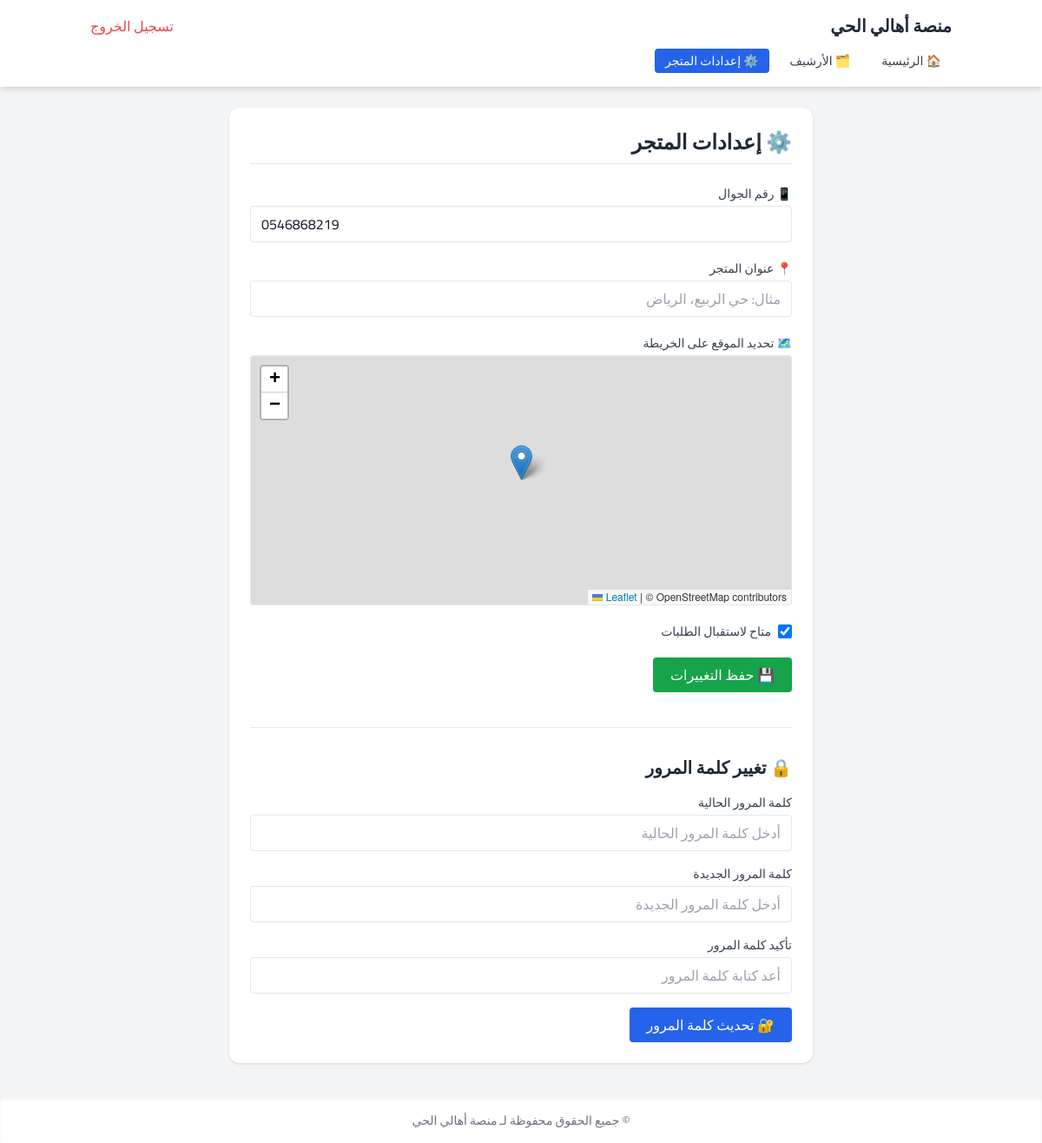
/stores/settings/ (signed in), run on an earlier commit of the app's database.
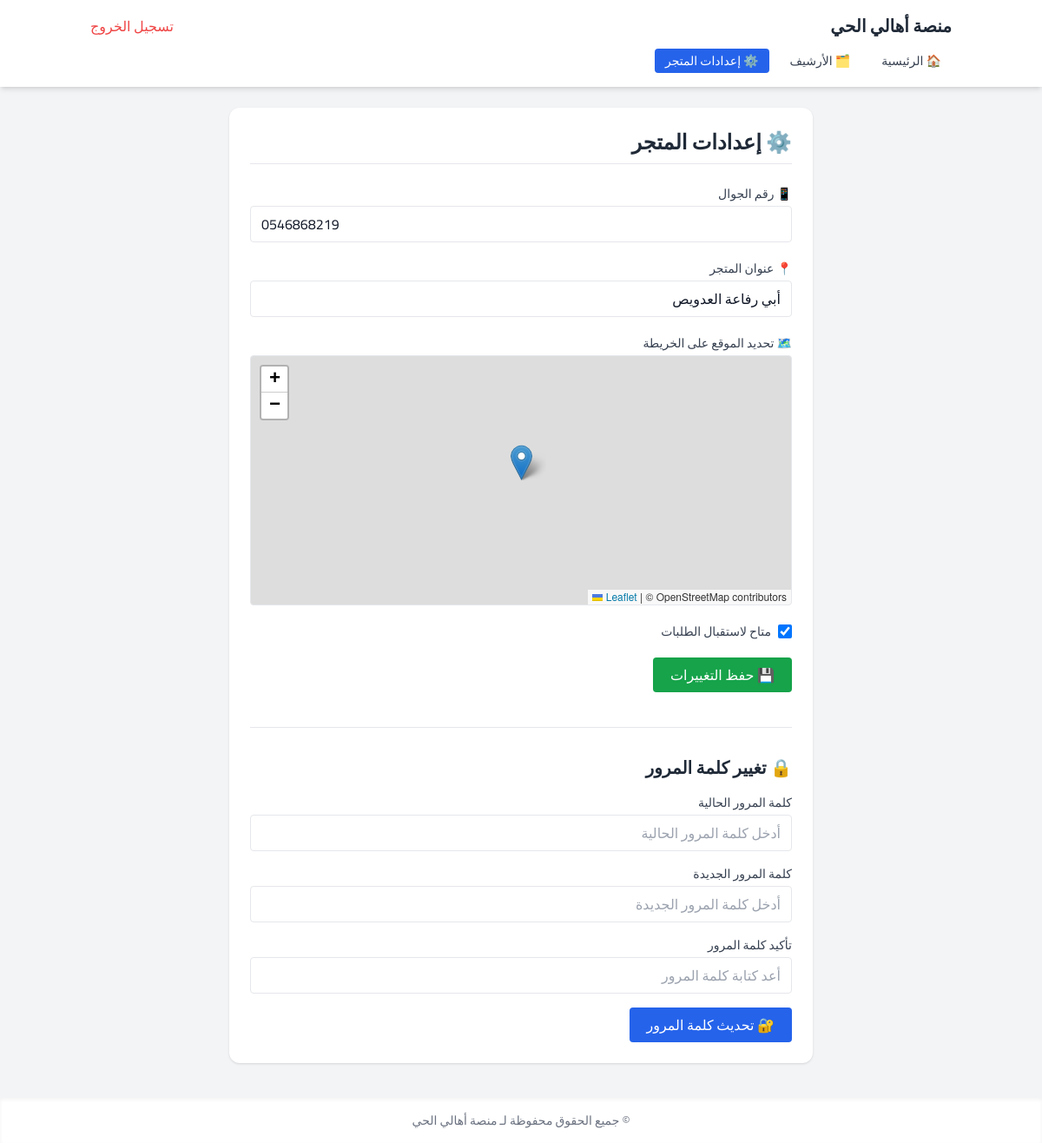
And on a later commit of the database.
### stores/models.py (models this page shows, shortened)
class Store(models.Model):
    STORE_TYPES = [
        ('grocery', 'بقالة'),
        ('pharmacy', 'صيدلية'),
        ('restaurant', 'مطعم'),
        ('sweets', 'حلويات'),
        ('bakery', 'مخبوزات'),
        ('services', 'سباكة و كهرباء'),
        ('produce', 'خضار و فواكه'),
        ('gifts', 'هدايا'),
        ('coffee', 'كوفي'),
        ('other', 'أخرى'),
    ]
    user = models.OneToOneField(
        User,
        on_delete=models.CASCADE,
        related_name='store',
        verbose_name="صاحب المتجر"
    )
    name = models.CharField(max_length=255, verbose_name="اسم المتجر", blank=True)
    phone = models.CharField(max_length=15, verbose_name="رقم الجوال", blank=True)
    address = models.TextField(verbose_name="العنوان التفصيلي", blank=True)
    latitude = models.FloatField(verbose_name="خط العرض", null=True, blank=True)
    longitude = models.FloatField(verbose_name="خط الطول", null=True, blank=True)
    store_type = models.CharField(
        max_length=20,
        choices=STORE_TYPES,
        default='other',
        verbose_name="نوع المتجر"
    )
    is_active = models.BooleanField(default=True, verbose_name="نشط؟")
    is_available = models.BooleanField(default=True, verbose_name="متاح لاستقبال الطلبات؟")
    created_at = models.DateTimeField(auto_now_add=True, verbose_name="تاريخ الإضافة")

### stores/views.py (the view, shortened to what this page needs)
# urls.py: path('settings/', store_settings, name='store_settings'),
@login_required
def store_settings(request):
    user = request.user
    if user.user_type != 'merchant':
        messages.error(request, "🚫 غير مصرح لك بالوصول لهذه الصفحة.")
        return redirect('home')
    try:
        store = user.store
    except Store.DoesNotExist:
        messages.error(request, "❌ لم يتم ربط المستخدم بمتجر.")
        return redirect('home')
    form = StoreSettingsForm(instance=store)
    pass_form = PasswordChangeForm()
    return render(request, 'stores/store_settings.html', {
        'form': form,
        'pass_form': pass_form
    })

### stores/forms.py (shortened to what this page needs)
class PasswordChangeForm(forms.Form):
    old_password = forms.CharField(
        widget=forms.PasswordInput(attrs={
            'class': 'w-full border rounded px-3 py-2',
            'placeholder': 'أدخل كلمة المرور الحالية'
        }),
        label='كلمة المرور الحالية'
    )
    new_password = forms.CharField(
        widget=forms.PasswordInput(attrs={
            'class': 'w-full border rounded px-3 py-2',
            'placeholder': 'أدخل كلمة المرور الجديدة'
        }),
        label='كلمة المرور الجديدة'
    )
    confirm_password = forms.CharField(
        widget=forms.PasswordInput(attrs={
            'class': 'w-full border rounded px-3 py-2',
            'placeholder': 'أعد كتابة كلمة المرور'
        }),
        label='تأكيد كلمة المرور'
    )

### templates/stores/store_settings.html (shortened to what this page needs)
{% extends "core/base.html" %}
{% block content %}
<div class="max-w-2xl mx-auto p-6 bg-white rounded-xl shadow">
  <h2 class="text-2xl font-bold text-gray-800 mb-6 border-b pb-2">⚙️ إعدادات المتجر</h2>
  <form method="POST" action="" class="space-y-5 mb-10">
    <div>
      <label class="block mb-1 text-sm font-medium text-gray-700">📱 رقم الجوال</label>
      {{ form.phone }}
    </div>
    <div>
      <label class="block mb-1 text-sm font-medium text-gray-700">📍 عنوان المتجر</label>
      {{ form.address }}
    </div>
    <div>
      <label class="block mb-1 text-sm font-medium text-gray-700">🗺️ تحديد الموقع على الخريطة</label>
      <div id="map" class="rounded border h-72"></div>
    </div>
    <div class="flex items-center gap-2">
      <input type="checkbox"
             id="id_is_available"
             name="is_available"
             value="on"
             {% if form.instance.is_available %}checked{% endif %}
             class="h-4 w-4 text-green-600 border-gray-300 rounded">
      <label for="id_is_available" class="text-sm text-gray-700">متاح لاستقبال الطلبات</label>
    </div>
    <button type="submit" name="save_settings" value="1"
            class="bg-green-600 hover:bg-green-700 text-white px-5 py-2 rounded font-medium">
      💾 حفظ التغييرات
    </button>
  </form>
  <hr class="my-8">
  <h3 class="text-xl font-semibold text-gray-800 mb-4">🔒 تغيير كلمة المرور</h3>
  <form method="POST" action="">
    <div class="space-y-4">
      <div>
        <label class="block text-sm font-medium text-gray-700 mb-1">كلمة المرور الحالية</label>
        {{ pass_form.old_password }}
      </div>
      <div>
        <label class="block text-sm font-medium text-gray-700 mb-1">كلمة المرور الجديدة</label>
        {{ pass_form.new_password }}
      </div>
      <div>
        <label class="block text-sm font-medium text-gray-700 mb-1">تأكيد كلمة المرور</label>
        {{ pass_form.confirm_password }}
      </div>
    </div>
    <button type="submit" class="mt-4 bg-blue-600 hover:bg-blue-700 text-white px-5 py-2 rounded font-medium">
      🔐 تحديث كلمة المرور
    </button>
  </form>
</div>
{% endblock %}
{% block extra_scripts %}
<link rel="stylesheet" href="https://unpkg.com/leaflet@1.9.4/dist/leaflet.css" />
{% endblock %}

What changed in the data, as far as the page shows it:
changed Store: address (not shown) → "أبي رفاعة العدويص"
